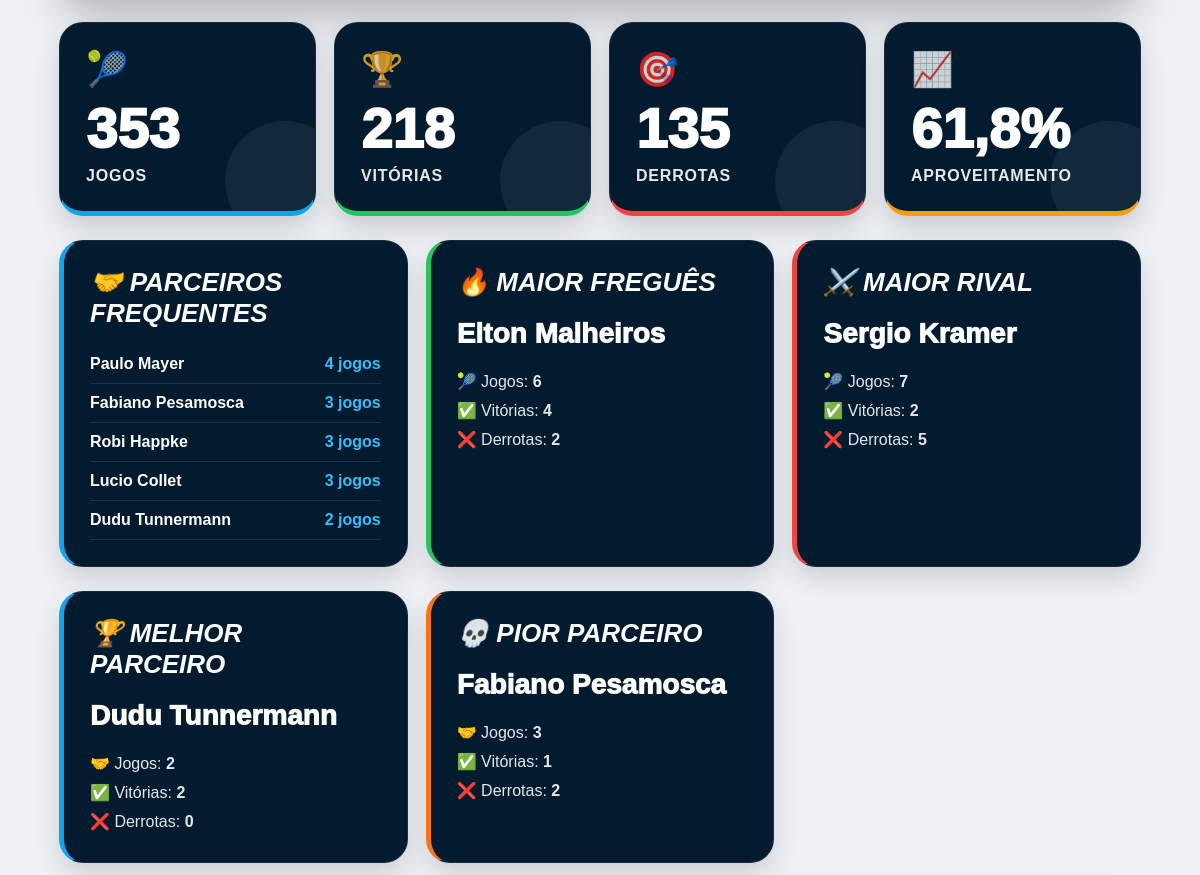
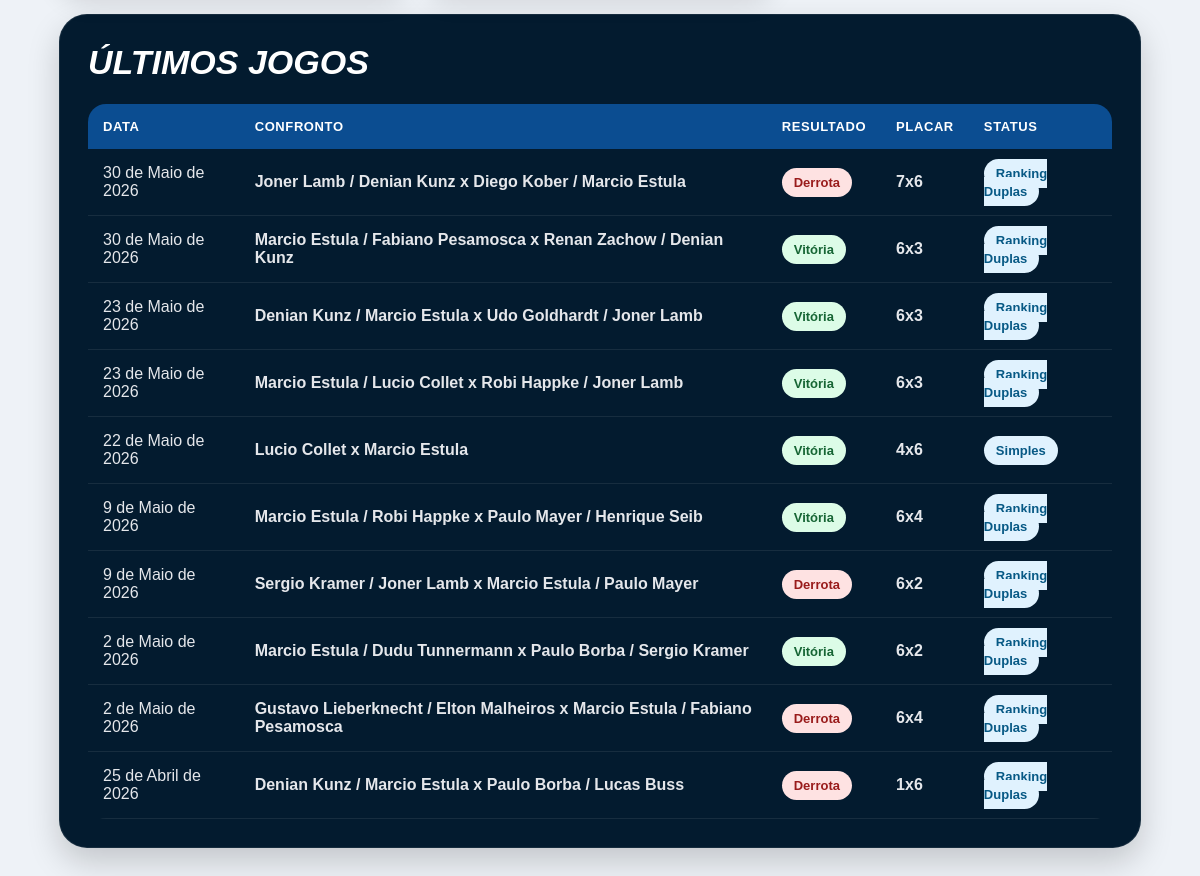
/meu-painel/ (signed in, lower part), run on an earlier commit of the app's database (2 pictures, top to bottom).
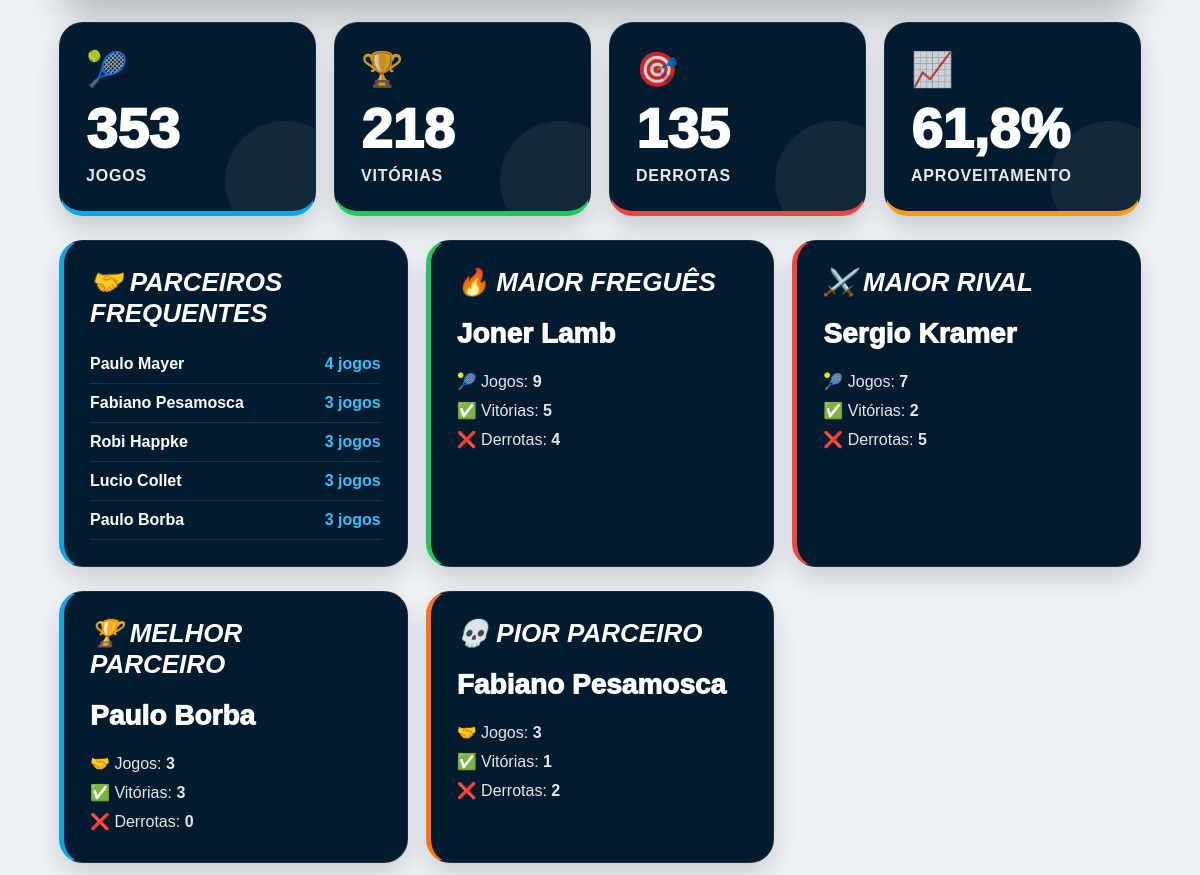
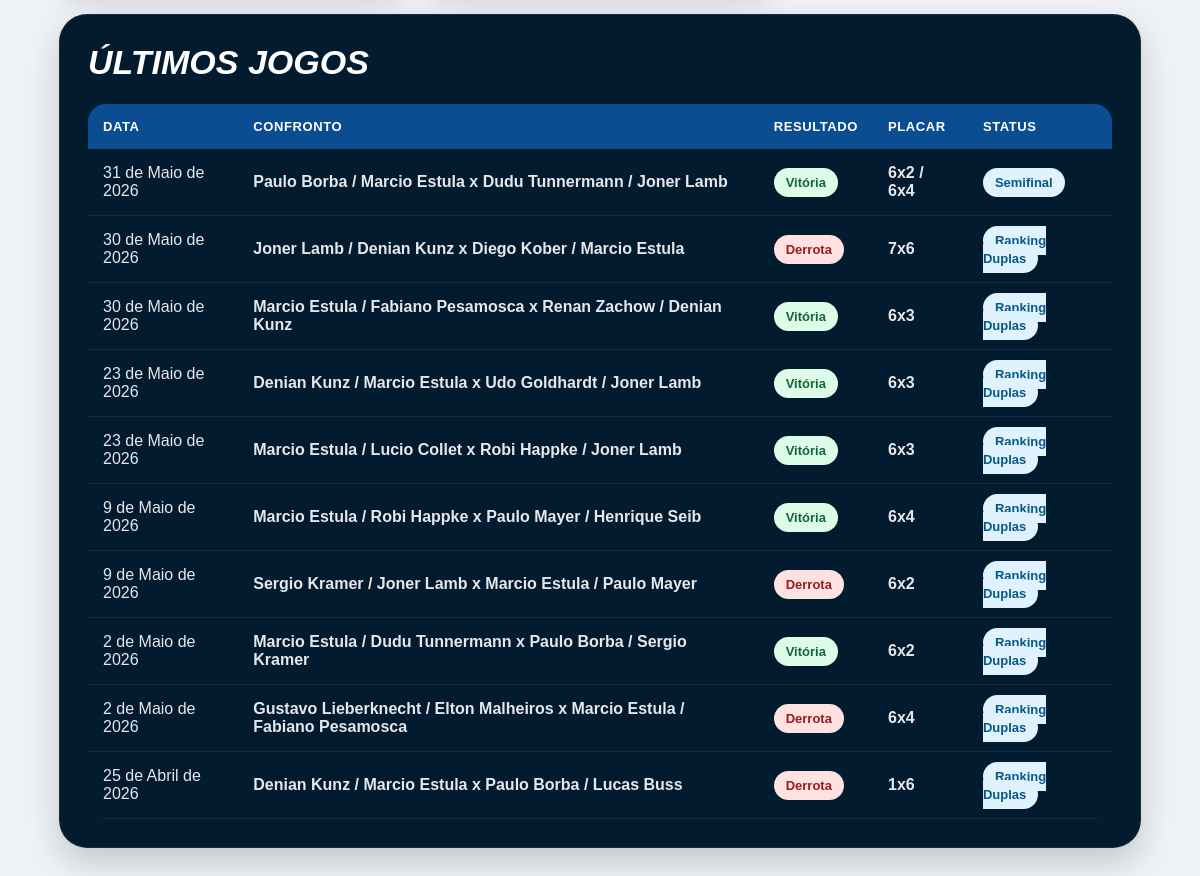
And on a later commit of the database (2 pictures, top to bottom).
### core/models.py (models this page shows, shortened)
class Jogador(models.Model):
    CATEGORIAS = [
        ('A', 'Categoria A'),
        ('B', 'Categoria B'),
        ('C', 'Categoria C'),
    ]
    NIVEIS = [
        ('INICIANTE', 'Iniciante'),
        ('INTERMEDIARIO', 'Intermediário'),
        ('AVANCADO', 'Avançado'),
    ]
    MAOS = [
        ('DIREITA', 'Direita'),
        ('ESQUERDA', 'Esquerda'),
    ]
    BACKHANDS = [
        ('UMA_MAO', '1 mão'),
        ('DUAS_MAOS', '2 mãos'),
    ]
    ESTILOS_JOGO = [
        ('OFENSIVO', 'Ofensivo'),
        ('DEFENSIVO', 'Defensivo'),
        ('ALL_COURT', 'All Court'),
        ('SAQUE_VOLEIO', 'Saque e Voleio'),
    ]
    CLUBES = [
        ('TENIS_PANAMBI', 'Tênis Panambi'),
        ('AABB', 'AABB'),
        ('AFUBRA', 'Afubra'),
        ('OUTRO', 'Outro'),
    ]
    usuario = models.OneToOneField(
        User,
        on_delete=models.SET_NULL,
        null=True,
        blank=True
    )
    nome = models.CharField(max_length=150)
    email = models.EmailField(
        blank=True,
        null=True
    )
    telefone = models.CharField(
        max_length=30,
        blank=True,
        null=True
    )
    cidade = models.CharField(
        max_length=100,
        blank=True,
        null=True
    )
    categoria = models.CharField(
        max_length=1,
        choices=CATEGORIAS,
        blank=True,
        null=True
    )
    nivel = models.CharField(
        max_length=20,
        choices=NIVEIS,
        default='INICIANTE'
    )
    mao_dominante = models.CharField(
        max_length=20,
        choices=MAOS,
        default='DIREITA'
    )
    raquete = models.CharField(
        max_length=100,
        blank=True,
        null=True
    )
    instagram = models.CharField(
        max_length=100,
        blank=True,
        null=True
    )
    foto = models.ImageField(
        upload_to='jogadores/',
        blank=True,
        null=True
    )
    ano_inicio = models.PositiveIntegerField(
        blank=True,
        null=True,
        verbose_name='Ano que começou a jogar'
    )
    clube = models.CharField(
        max_length=30,
        choices=CLUBES,
        blank=True,
        null=True
    )
    backhand = models.CharField(
        max_length=20,
        choices=BACKHANDS,
        blank=True,
        null=True
    )
    estilo_jogo = models.CharField(
        max_length=30,
        choices=ESTILOS_JOGO,
        blank=True,
        null=True
    )
    jogador_favorito = models.CharField(
        max_length=100,
        blank=True,
        null=True
    )
    frase_pessoal = models.CharField(
        max_length=200,
        blank=True,
        null=True
    )
    jogos_historicos = models.IntegerField(default=0)
    vitorias_historicas = models.IntegerField(default=0)
    derrotas_historicas = models.IntegerField(default=0)
    titulos_cd = models.IntegerField(default=0)
    vice_cd = models.IntegerField(default=0)
    semifinal_cd = models.IntegerField(default=0)
    ativo = models.BooleanField(default=False)
    criado_em = models.DateTimeField(auto_now_add=True)
    class Meta:
        ordering = ['categoria', 'nome']

class ParticipanteJogo(models.Model):
    LADOS = [
        ('A', 'Lado A'),
        ('B', 'Lado B'),
    ]
    jogo = models.ForeignKey(
        Jogo,
        on_delete=models.CASCADE,
        related_name='participantes'
    )
    jogador = models.ForeignKey(
        Jogador,
        on_delete=models.CASCADE
    )
    lado = models.CharField(
        max_length=1,
        choices=LADOS
    )
    vencedor = models.BooleanField(default=False)
    pontos_ranking = models.IntegerField(default=0)

class Jogo(models.Model):
    TIPOS = [
        ('CHAMPIONSHIP_DUPLAS', 'Championship Duplas'),
        ('AMISTOSO_DUPLAS', 'Amistoso Duplas'),
        ('SIMPLES', 'Simples'),
    ]
    STATUS_JOGO = [
        ('PENDENTE', 'Pendente'),
        ('CONFIRMADO', 'Confirmado'),
        ('CONTESTADO', 'Contestado'),
    ]
    FASES = [
        ('OITAVAS', 'Oitavas'),
        ('QUARTAS', 'Quartas'),
        ('SEMI', 'Semi Final'),
        ('FINAL', 'Final'),
    ]
    torneio = models.ForeignKey(
        Torneio,
        on_delete=models.CASCADE,
        blank=True,
        null=True
    )
    categoria = models.ForeignKey(
        CategoriaTorneio,
        on_delete=models.SET_NULL,
        blank=True,
        null=True
    )
    tipo_jogo = models.CharField(
        max_length=30,
        choices=TIPOS
    )
    rodada = models.IntegerField(
        blank=True,
        null=True
    )
    fase = models.CharField(
        max_length=20,
        choices=FASES,
        blank=True,
        null=True
    )
    data_jogo = models.DateField()
    status = models.CharField(
        max_length=20,
        choices=STATUS_JOGO,
        default='PENDENTE'
    )
    criado_em = models.DateTimeField(auto_now_add=True)
    observacoes = models.TextField(
        blank=True,
        null=True
    )
    def descricao_confronto(self):
        lado_a = []
        lado_b = []
        for p in self.participantes.all():
            if p.lado == 'A':
                lado_a.append(p.jogador.nome)
            if p.lado == 'B':
                lado_b.append(p.jogador.nome)
        nome_a = ' / '.join(lado_a)
        nome_b = ' / '.join(lado_b)
        return f'{nome_a} x {nome_b}'
    def placar_resumido(self):
        placares = []
        for s in self.sets.all().order_by('numero_set'):
            placar = f'{s.games_lado_a}x{s.games_lado_b}'
            if s.teve_tiebreak:
                placar += f' ({s.tiebreak_lado_a}x{s.tiebreak_lado_b})'
            placares.append(placar)
        return ' / '.join(placares)

class SetJogo(models.Model):
    jogo = models.ForeignKey(
        Jogo,
        on_delete=models.CASCADE,
        related_name='sets'
    )
    numero_set = models.IntegerField()
    games_lado_a = models.IntegerField()
    games_lado_b = models.IntegerField()
    teve_tiebreak = models.BooleanField(default=False)
    tiebreak_lado_a = models.IntegerField(
        blank=True,
        null=True
    )
    tiebreak_lado_b = models.IntegerField(
        blank=True,
        null=True
    )

### core/views.py (the view)
@login_required
def meu_painel(request):
    jogador = Jogador.objects.filter(
        usuario=request.user
    ).first()
    if not jogador:
        return redirect('/meu-perfil/')
    participacoes_confirmadas = ParticipanteJogo.objects.filter(
        jogador=jogador,
        jogo__status='CONFIRMADO'
    ).select_related(
        'jogo'
    ).prefetch_related(
        'jogo__participantes',
        'jogo__participantes__jogador'
    )
    jogos_sistema = participacoes_confirmadas.count()
    vitorias_sistema = participacoes_confirmadas.filter(vencedor=True).count()
    derrotas_sistema = participacoes_confirmadas.filter(vencedor=False).count()
    total_jogos = jogador.jogos_historicos + jogos_sistema
    total_vitorias = jogador.vitorias_historicas + vitorias_sistema
    total_derrotas = jogador.derrotas_historicas + derrotas_sistema
    aproveitamento = 0
    if total_jogos > 0:
        aproveitamento = round(
            (total_vitorias / total_jogos) * 100,
            1
        )
    ranking = RankingJogador.objects.filter(
        jogador=jogador
    ).order_by(
        'posicao'
    ).first()
    jogos = ParticipanteJogo.objects.filter(
        jogador=jogador
    ).select_related(
        'jogo'
    ).prefetch_related(
        'jogo__participantes',
        'jogo__participantes__jogador'
    ).order_by(
        '-jogo__data_jogo',
        '-jogo__id'
    )[:10]
    parceiros = {}
    adversarios = {}
    def criar_registro():
        return {
            'jogos': 0,
            'vitorias': 0,
            'derrotas': 0,
        }
    for p in participacoes_confirmadas:
        participantes = p.jogo.participantes.all()
        for outro in participantes:
            if outro.jogador == jogador:
                continue
            nome = outro.jogador.nome
            if outro.lado == p.lado:
                if nome not in parceiros:
                    parceiros[nome] = criar_registro()
                parceiros[nome]['jogos'] += 1
                if p.vencedor:
                    parceiros[nome]['vitorias'] += 1
                else:
                    parceiros[nome]['derrotas'] += 1
            else:
                if nome not in adversarios:
                    adversarios[nome] = criar_registro()
                adversarios[nome]['jogos'] += 1
                if p.vencedor:
                    adversarios[nome]['vitorias'] += 1
                else:
                    adversarios[nome]['derrotas'] += 1
    parceiros_ordenados = sorted(
        parceiros.items(),
        key=lambda x: x[1]['jogos'],
        reverse=True
    )[:5]
    maior_fregues_detalhe = None
    maior_rival_detalhe = None
    melhor_parceiro_detalhe = None
    pior_parceiro_detalhe = None
    if adversarios:
        nome_fregues, dados_fregues = max(
            adversarios.items(),
            key=lambda x: x[1]['vitorias']
        )
        maior_fregues_detalhe = {
            'nome': nome_fregues,
            'jogos': dados_fregues['jogos'],
            'vitorias': dados_fregues['vitorias'],
            'derrotas': dados_fregues['derrotas'],
        }
        nome_rival, dados_rival = max(
            adversarios.items(),
            key=lambda x: x[1]['derrotas']
        )
        maior_rival_detalhe = {
            'nome': nome_rival,
            'jogos': dados_rival['jogos'],
            'vitorias': dados_rival['vitorias'],
            'derrotas': dados_rival['derrotas'],
        }
    if parceiros:
        nome_melhor, dados_melhor = max(
            parceiros.items(),
            key=lambda x: x[1]['vitorias']
        )
        melhor_parceiro_detalhe = {
            'nome': nome_melhor,
            'jogos': dados_melhor['jogos'],
            'vitorias': dados_melhor['vitorias'],
            'derrotas': dados_melhor['derrotas'],
        }
        nome_pior, dados_pior = max(
            parceiros.items(),
            key=lambda x: x[1]['derrotas']
        )
        pior_parceiro_detalhe = {
            'nome': nome_pior,
            'jogos': dados_pior['jogos'],
            'vitorias': dados_pior['vitorias'],
            'derrotas': dados_pior['derrotas'],
        }
    return render(
        request,
        'jogador/painel_v2.html',
        {
            'jogador': jogador,
            'ranking': ranking,
            'jogos': jogos,
            'total_jogos': total_jogos,
            'total_vitorias': total_vitorias,
            'total_derrotas': total_derrotas,
            'aproveitamento': aproveitamento,
            'parceiros_ordenados': parceiros_ordenados,
            'maior_fregues_detalhe': maior_fregues_detalhe,
            'maior_rival_detalhe': maior_rival_detalhe,
            'melhor_parceiro_detalhe': melhor_parceiro_detalhe,
            'pior_parceiro_detalhe': pior_parceiro_detalhe,
            'maior_fregues': maior_fregues_detalhe['nome'] if maior_fregues_detalhe else None,
            'maior_rival': maior_rival_detalhe['nome'] if maior_rival_detalhe else None,
        }
    )

### core/templates/jogador/painel_v2.html (shortened to what the changed rows need)
{% extends 'base/base.html' %}
{% block content %}
<div class="painel-sport">
    <div class="cards-analysis">
    <div class="analysis-card card-blue">
        <h2>🤝 Parceiros Frequentes</h2>
        {% for parceiro, dados in parceiros_ordenados|slice:":8" %}
            <div class="analysis-list-line">
                <strong>{{ parceiro }}</strong>
                <span class="analysis-value">
                    {{ dados.jogos }} jogos
                </span>
            </div>
        {% empty %}
            <p>Nenhum parceiro encontrado.</p>
        {% endfor %}
    </div>
    <div class="analysis-card card-green">
        <h2>🔥 Maior Freguês</h2>
        {% if maior_fregues_detalhe %}
            <div class="big-name">
                {{ maior_fregues_detalhe.nome }}
            </div>
            <div class="analysis-details">
                🎾 Jogos:
                <strong>{{ maior_fregues_detalhe.jogos }}</strong>
                <br>
                ✅ Vitórias:
                <strong>{{ maior_fregues_detalhe.vitorias }}</strong>
                <br>
                ❌ Derrotas:
                <strong>{{ maior_fregues_detalhe.derrotas }}</strong>
            </div>
        {% else %}
            <p>Nenhum confronto encontrado.</p>
        {% endif %}
    </div>
    <div class="analysis-card card-red">
        <h2>⚔️ Maior Rival</h2>
    </div>
</div>
<div class="cards-analysis">
    <div class="analysis-card card-blue">
        <h2>🏆 Melhor Parceiro</h2>
        {% if melhor_parceiro_detalhe %}
            <div class="big-name">
                {{ melhor_parceiro_detalhe.nome }}
            </div>
            <div class="analysis-details">
                🤝 Jogos:
                <strong>{{ melhor_parceiro_detalhe.jogos }}</strong>
                <br>
                ✅ Vitórias:
                <strong>{{ melhor_parceiro_detalhe.vitorias }}</strong>
                <br>
                ❌ Derrotas:
                <strong>{{ melhor_parceiro_detalhe.derrotas }}</strong>
            </div>
        {% else %}
            <p>Nenhum parceiro encontrado.</p>
        {% endif %}
    </div>
    <div class="analysis-card card-orange">
        <h2>💀 Pior Parceiro</h2>
        {% if pior_parceiro_detalhe %}
            <div class="big-name">
                {{ pior_parceiro_detalhe.nome }}
            </div>
            <div class="analysis-details">
                🤝 Jogos:
                <strong>{{ pior_parceiro_detalhe.jogos }}</strong>
                <br>
                ✅ Vitórias:
                <strong>{{ pior_parceiro_detalhe.vitorias }}</strong>
                <br>
                ❌ Derrotas:
                <strong>{{ pior_parceiro_detalhe.derrotas }}</strong>
            </div>
        {% else %}
            <p>Nenhum parceiro encontrado.</p>
        {% endif %}
    </div>
</div>
<div class="jogos-sport">
    <div class="jogos-top">
        <h2>
            Últimos Jogos
        </h2>
    </div>
    <table class="tabela-sport">
        <tr>
            <th>Data</th>
            <th>Confronto</th>
            <th>Resultado</th>
            <th>Placar</th>
            <th>Status</th>
        </tr>
        {% for p in jogos %}
        <tr>
            <td>
                {{ p.jogo.data_jogo }}
            </td>
            <td>
                <strong>{{ p.jogo.descricao_confronto }}</strong>
            </td>
            <td>
                {% if p.vencedor %}
                    <span class="badge-result badge-win">
                        Vitória
                    </span>
                {% else %}
                    <span class="badge-result badge-loss">
                        Derrota
                    </span>
                {% endif %}
            </td>
            <td>
                <strong>
                    {{ p.jogo.placar_resumido }}
                </strong>
            </td>
            <td>
                {% if p.jogo.tipo_jogo == 'SIMPLES' %}
                    <span class="badge-status">
                        Simples
                    </span>
                {% elif p.jogo.tipo_jogo == 'CHAMPIONSHIP_DUPLAS' %}
                    {% if p.jogo.fase == 'FINAL' %}
                        <span class="badge-status">
                            Final
                        </span>
                    {% elif p.jogo.fase == 'SEMI' %}
                        <span class="badge-status">
                            Semifinal
                        </span>
                    {% else %}
                        <span class="badge-status">
                            Ranking Duplas
                        </span>
                    {% endif %}
                {% else %}
                    <span class="badge-status">
                        Histórico
                    </span>
                {% endif %}
            </td>
        </tr>
        {% empty %}
        <tr>
            <td colspan="5" style="text-align:center;padding:30px;">
                Nenhum jogo encontrado.
            </td>
        </tr>
        {% endfor %}
    </table>
</div>
</div>
{% endblock %}

What changed in the data, as far as the page shows it:
no longer on this page (row unchanged): Jogador: parceiros_ordenados "Dudu Tunnermann", nome "Dudu Tunnermann"
no longer on this page (row unchanged): Jogador: nome "Elton Malheiros"
removed ParticipanteJogo: jogo.data_jogo "22 de Maio de 2026", jogo.descricao_confronto "Lucio Collet x Marcio Estula", vencedor "Vitória", jogo.placar_resumido "4x6", shows "Simples"
now on this page (row unchanged): Jogador: parceiros_ordenados "Paulo Borba", nome "Paulo Borba"
now on this page (row unchanged): Jogador: nome "Joner Lamb"
added ParticipanteJogo: jogo.data_jogo "31 de Maio de 2026", jogo.descricao_confronto "Paulo Borba / Marcio Estula x Dudu Tunnermann / Joner Lamb", vencedor "Vitória", jogo.placar_resumido "6x2 / 6x4", shows "Semifinal"
Also different on the page:
{{ maior_fregues_detalhe.jogos }}: "6" → "9"
{{ maior_fregues_detalhe.vitorias }}: "4" → "5"
{{ maior_fregues_detalhe.derrotas }}: "2" → "4"
{{ melhor_parceiro_detalhe.jogos }}: "2" → "3"
{{ melhor_parceiro_detalhe.vitorias }}: "2" → "3"
new list line: "3 jogos"
list line gone: "2 jogos"
